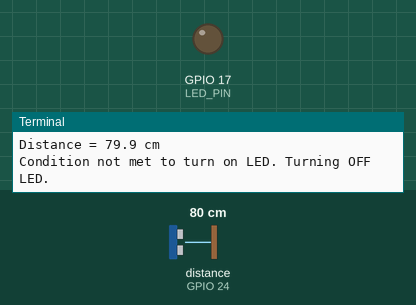
This program was run on a simulated Raspberry Pi (BCM pin numbers). Shown: output pins drawn as LEDs (lit = HIGH), the last lines printed to the terminal. The test bench sets the inputs (shaded band); at power-on: distance to the obstacle (sensor on GPIO 24) 80 cm. The echo pulse lasts 58.3 µs per cm; the clock reads 2024-03-15 10:24:30 at power-on unless the program sets it; pins used as bus, display or sensor lines are not drawn.

Above: at 1.2 s.
1.3 s: distance to the obstacle (sensor on GPIO 24) set to 16 cm
3.0 s: distance to the obstacle (sensor on GPIO 24) set to 13 cm
At 4.3 s:
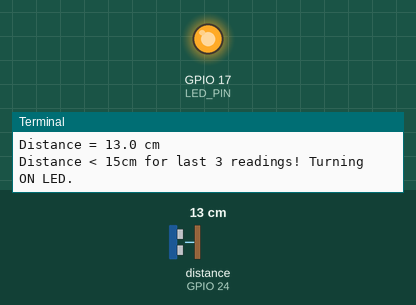
4.9 s: distance to the obstacle (sensor on GPIO 24) set to 18 cm
At 6.1 s:
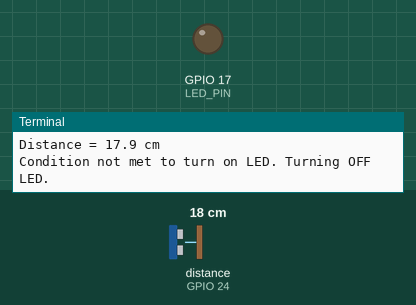
6.5 s: distance to the obstacle (sensor on GPIO 24) set to 2 cm
At 8.4 s:
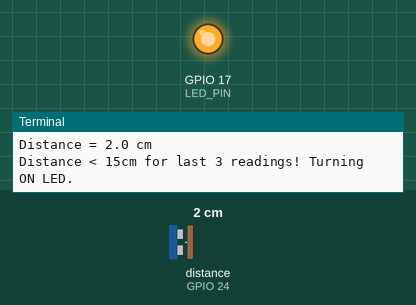
Timing chart, 0 to 9.6 s (numbered marks = the images above; inputs shaded):
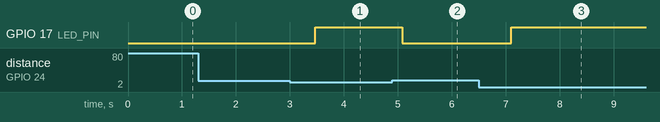

Measured:
- the behaviour switches between 15 and 14 cm on distance to the obstacle (sensor on GPIO 24) (found by bisection; images 0 and 1)
- after the input at 3.0 s, GPIO 17 (LED_PIN): LOW → HIGH after 0.47 s
- after the input at 4.9 s, GPIO 17 (LED_PIN): HIGH → LOW after 0.18 s
- after the input at 6.5 s, GPIO 17 (LED_PIN): LOW → HIGH after 0.60 s

The program:

led-on-distance.py
```python
import RPi.GPIO as GPIO
import time
from collections import deque # Using deque for efficient history management

# --- Ultrasonic Sensor Setup ---
# Board numbering system to use
GPIO.setmode(GPIO.BCM)

# Setup trigger and echo pins
TRIG_PIN = 23
ECHO_PIN = 24
GPIO.setup(TRIG_PIN, GPIO.OUT)
GPIO.setup(ECHO_PIN, GPIO.IN)

# --- LED Setup ---
LED_PIN = 17
GPIO.setup(LED_PIN, GPIO.OUT)
# Initially turn off the LED
GPIO.output(LED_PIN, GPIO.LOW)

# --- Variables ---
DELAY_TIME_SENSOR = 0.2  # Delay between sensor readings
# FADE_STEP_DELAY = 0.005 # Delay for LED fade steps (not used for simple ON/OFF)

# Define constants for better readability and adjustability
SPEED_OF_SOUND_CM_PER_S = 34300 # Speed of sound in cm/s at 20°C
MAX_DISTANCE_CM = 400          # Maximum reliable distance for HC-SR04
MIN_DISTANCE_CM = 2            # Minimum reliable distance for HC-SR04
TIMEOUT_S = 0.04               # Timeout for echo pulse (corresponds to ~686cm one-way travel)
                               # Use 0.04s for 400cm max range (400*2/34300 = 0.023s, so 0.04s is safe)

# --- History for Stable Readings ---
HISTORY_SIZE = 3 # Number of recent measurements to consider
distance_history = deque(maxlen=HISTORY_SIZE) # A deque automatically handles size

def measure_distance():
    """
    Measures the distance using the HC-SR04 ultrasonic sensor.
    Includes more robust timeout handling and distance filtering.
    Returns distance in cm, or -1 if no valid reading.
    """
    # Ensure trigger pin is low for a brief moment before sending the pulse
    GPIO.output(TRIG_PIN, GPIO.LOW)
    time.sleep(0.000002) # 2 microseconds

    # Set trigger pin high for 10 microseconds to send the sound ping
    GPIO.output(TRIG_PIN, GPIO.HIGH)
    time.sleep(0.000010) # 10 microseconds
    GPIO.output(TRIG_PIN, GPIO.LOW)

    pulse_start = time.time() # Initialize before waiting for the pulse
    pulse_end = time.time()   # Initialize before waiting for the pulse

    # Wait for echo pin to go high (start of the echo pulse)
    # Timeout if it doesn't go high within expected time
    start_time_wait = time.time()
    while GPIO.input(ECHO_PIN) == 0:
        pulse_start = time.time()
        if (pulse_start - start_time_wait) > TIMEOUT_S:
            return -1 # Timeout waiting for pulse start

    # Wait for echo pin to go low (end of the echo pulse)
    # Timeout if it doesn't go low within expected time
    end_time_wait = time.time()
    while GPIO.input(ECHO_PIN) == 1:
        pulse_end = time.time()
        if (pulse_end - end_time_wait) > TIMEOUT_S:
            return -1 # Timeout waiting for pulse end

    pulse_duration = pulse_end - pulse_start

    # Calculate distance: (duration * speed of sound) / 2 (because sound travels to target and back)
    distance_cm = (pulse_duration * SPEED_OF_SOUND_CM_PER_S) / 2

    # Filter out unreliable readings:
    # 1. Distances smaller than the sensor's minimum reliable range (often caused by noise/internal reflection)
    # 2. Distances larger than the sensor's maximum reliable range (often caused by no echo/timeout)
    if distance_cm > MAX_DISTANCE_CM or distance_cm < MIN_DISTANCE_CM:
        return -1 # Indicate an invalid or out-of-range reading
    else:
        return distance_cm

def fade_led():
    """
    A simple blinking function for the LED.
    For true "fade," RPi.GPIO.PWM would be required, but this simulates it for quick feedback.
    """
    for _ in range(3): # Blink 3 times
        GPIO.output(LED_PIN, GPIO.HIGH)
        time.sleep(0.1)
        GPIO.output(LED_PIN, GPIO.LOW)
        time.sleep(0.1)

try:
    print("Starting distance measurement and LED control...")
    while True:
        dist_cm = measure_distance()

        if dist_cm != -1: # Check if a valid, in-range distance was measured
            print(f'Distance = {dist_cm:.1f} cm')
            # Add valid distance to history
            distance_history.append(dist_cm)

            # Check new condition: current distance < 15cm AND all last HISTORY_SIZE measurements < 15cm
            # The 'all' function will return True only if all elements in the deque satisfy the condition.
            # We also ensure the history has enough elements before checking.
            if dist_cm < 15 and len(distance_history) == HISTORY_SIZE and \
               all(d < 15 for d in distance_history):
                print(f"Distance < 15cm for last {HISTORY_SIZE} readings! Turning ON LED.")
                GPIO.output(LED_PIN, GPIO.HIGH)
                # You can uncomment fade_led() here if you prefer a blink on activation
                # fade_led()
            else:
                # If current distance is not < 15, or history is insufficient, or not all were < 15
                print("Condition not met to turn on LED. Turning OFF LED.")
                GPIO.output(LED_PIN, GPIO.LOW) # Turn off LED
        else:
            # If measure_distance returns -1, it means no valid, in-range reading was obtained
            print("Could not get a reliable distance reading (out of range or error). Turning OFF LED.")
            GPIO.output(LED_PIN, GPIO.LOW) # Ensure LED is off if no valid reading
            # Importantly, do NOT add -1 to the history. The history only tracks valid measurements.

        time.sleep(DELAY_TIME_SENSOR)

except KeyboardInterrupt:
    print("\nProgram stopped by user.")
finally:
    GPIO.cleanup() # Clean up all GPIOs on exit
    print("GPIO cleanup complete.")
```
